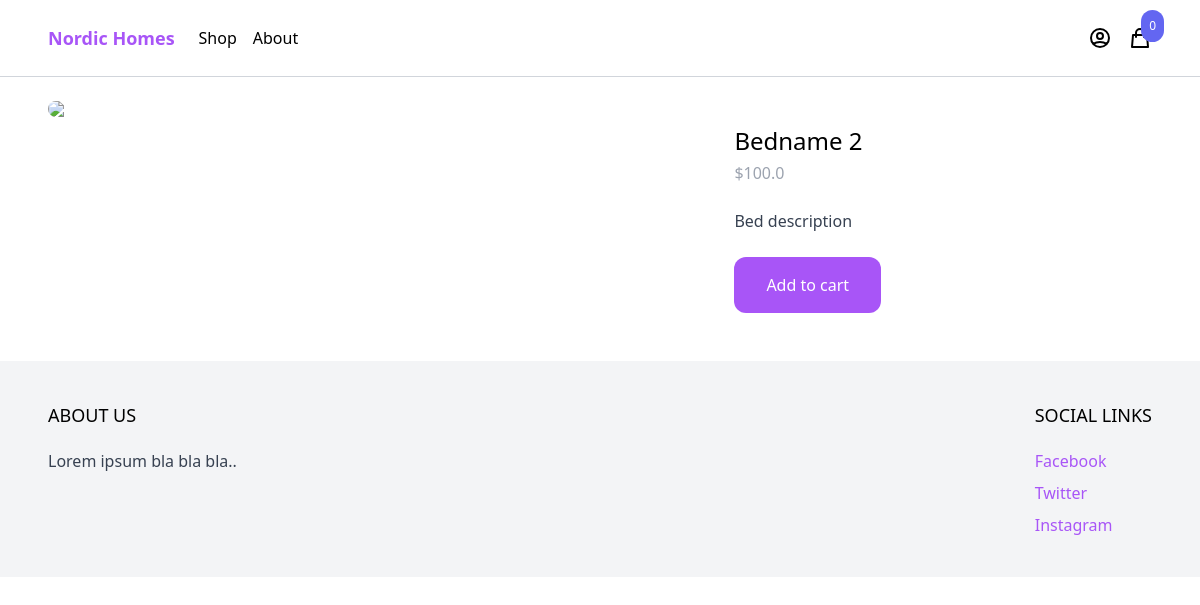
Screenshot of /product/bed-name-2/ with the database file from the repository.
### product/models.py (models this page shows, shortened)
class Product(models.Model):
    category = models.ForeignKey(
        Category, related_name='products', on_delete=models.CASCADE)
    name = models.CharField(max_length=255)
    description = models.TextField(blank=True, null=True)
    price = models.IntegerField()
    slug = models.SlugField()
    created_at = models.DateTimeField(auto_now_add=True)
    class Meta:
        ordering = ['-created_at']
    @property
    def get_display_price(self):
        return self.price / 100

### product/views.py (the view)
# urls.py: path('product/<slug:slug>/', views.ProductView.as_view(), name='product')
class ProductView(generic.DetailView):
    queryset = Product.objects.all()
    slug_field = 'slug'
    slug_url_kwargs = 'slug'
    context_object_name = 'product'
    template_name = 'product/product.html'

### cart/cart.py (called while the page is built)
    def __len__(self):
        return sum(item['quantity'] for item in self.cart.values())

### cart/context_processors.py (called while the page is built)
def cart(request):
    return {'cart': Cart(request)}

### product/templates/product/product.html
{% extends 'core/base.html' %}
{% block content %}
<div class="max-w-6xl mx-auto flex flex-wrap py-6 px-6 xl:px-0">
  <div class="images w-full mb-6 lg:mb-0 lg:w-3/5">
    <img
      class="rounded-xl"
      src="1.jpg"
    >
  </div>
  <div class="information w-full lg:w-2/5 lg:p-6">
    <h1 class="text-2xl">{{ product.name }}</h1>
    <p class="mt-1 text-gray-400">${{ product.get_display_price }}</p>
    {% if product.description %}
    <p class="mt-6 text-gray-700">
      {{ product.description }}
    </p>
    {% endif %}
    <a
      href="#"
      class="mt-6 inline-block px-8 py-4 rounded-xl bg-purple-500 text-white hover:bg-purple-700"
      hx-get="{% url 'add_to_cart' product.id %}"
      hx-target="#menu-cart-button"
      hx-swap="outerHTML"
    >
      Add to cart
    </a>
  </div>
</div>
{% endblock %}

### rows the page displays
Product: name "Bedname 2", get_display_price "100.0", description "Bed description"

### other values shown
{{ cart|length }} "0"
